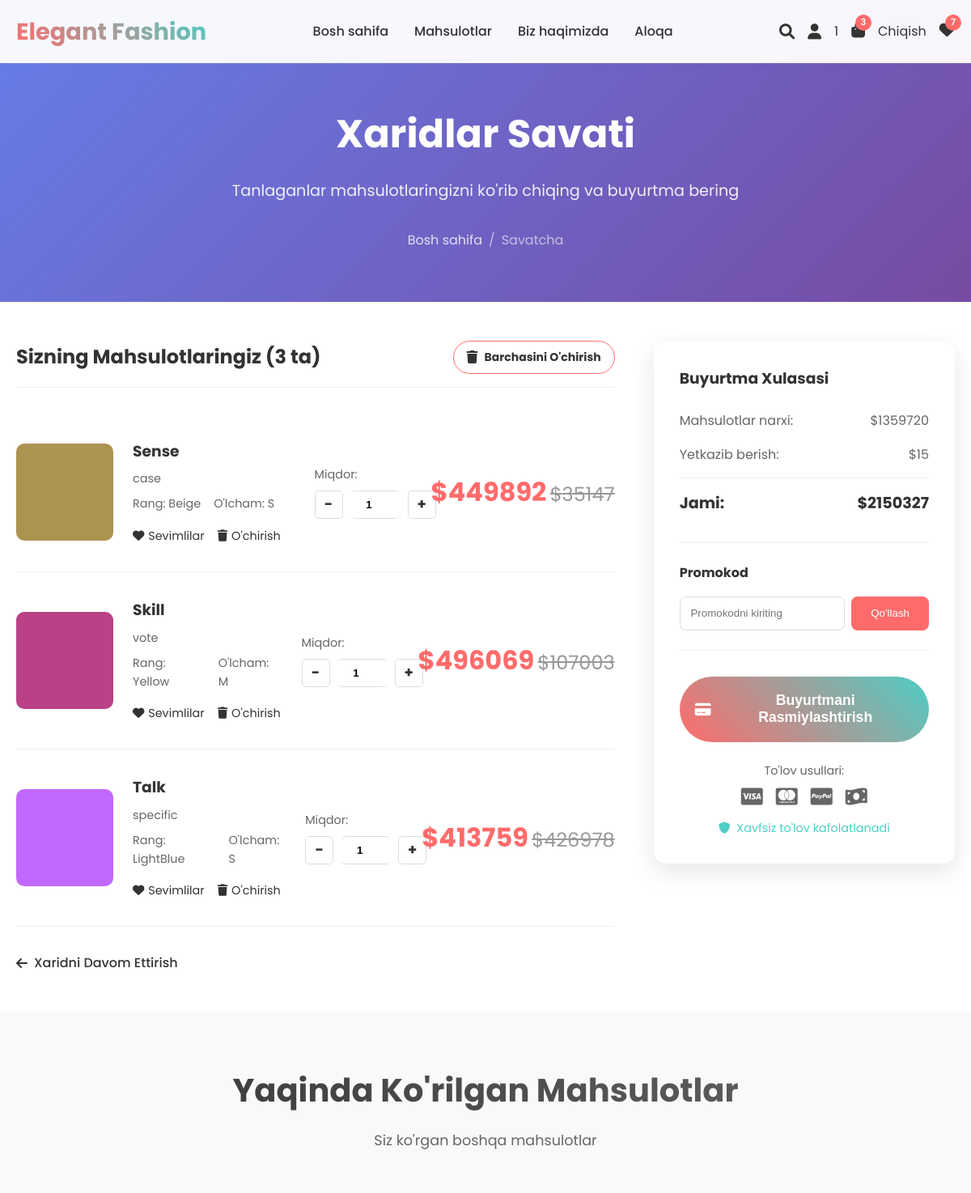
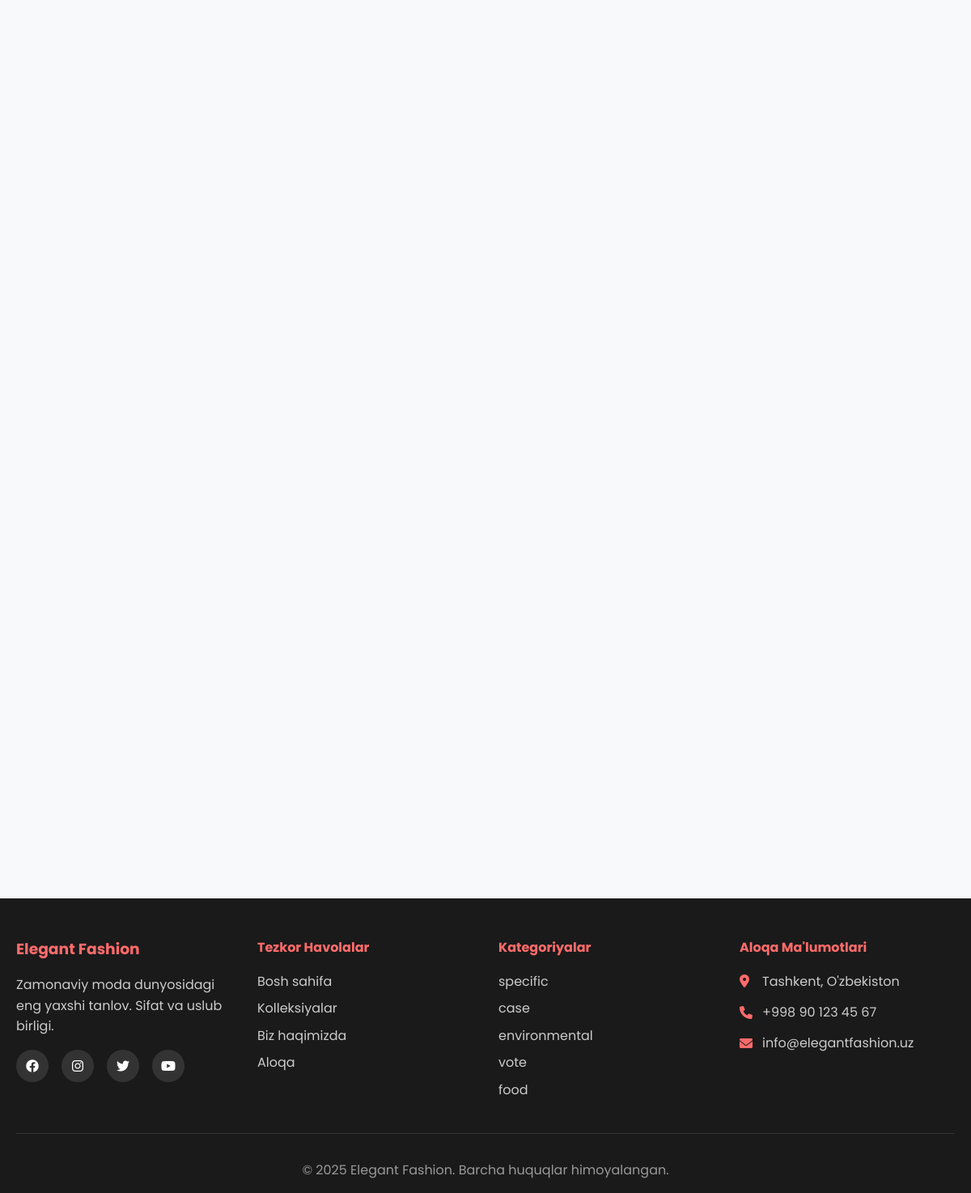
/cart (signed in), run on the app's committed database (2 pictures, top to bottom).
### home/models.py (models this page shows, shortened)
class Cart(models.Model):
    product = models.ForeignKey(Product, on_delete=models.CASCADE)
    user = models.ForeignKey('auth.User', on_delete=models.CASCADE)
    quantity = models.IntegerField(default=1)
    created_at = models.DateTimeField(auto_now_add=True)
    def get_total_price(self):
        return self.product.current_price * self.quantity
    def get_discount_amount(self):
        if self.product.old_price and self.product.old_price > 0:
            discount_per_item = self.product.old_price - self.product.current_price
            return discount_per_item * self.quantity
        return 0

class Product(models.Model):
    name = models.CharField(max_length=200)
    category = models.ForeignKey('Category', on_delete=models.CASCADE)
    description = models.TextField()
    current_price = models.IntegerField( blank=True, null=True)
    old_price = models.IntegerField( blank=True, null=True)
    main_image = models.ImageField(upload_to='')
    images = models.ManyToManyField('Images')
    grade = models.IntegerField(default=0)
    status = models.ForeignKey('Status', on_delete=models.CASCADE)
    count = models.IntegerField(default=0)
    colors = models.ManyToManyField('Colors')
    sizes = models.ManyToManyField('Sizes')
    materials = models.ForeignKey('Materials', on_delete=models.CASCADE, null=True)
    lengths = models.IntegerField(null=True, blank=True)
    producer = models.ForeignKey('Producer', on_delete=models.CASCADE, null=True)
    guarantee = models.IntegerField(null=True, blank=True)
    content = RichTextField(blank=True, null=True)
    top = models.BooleanField(default=False)

class Category(models.Model):
    name = models.CharField(max_length=100)
    description = models.TextField(null=True, blank=True)
    image = models.ImageField(upload_to='', null=True, blank=True)

class Colors(models.Model):
    name = models.CharField(max_length=50,null=True)
    code = models.CharField(max_length=7, null=True)

class Sizes(models.Model):
    name = models.CharField(max_length=50)

### home/views.py (the view)
# urls.py: path('cart', cart, name='cart'),
def cart(request):
    if request.user.is_authenticated:
        cart_items = Cart.objects.filter(user=request.user)
        subtotal = sum(item.get_total_price() for item in cart_items)
        total_discount = sum(item.get_discount_amount() for item in cart_items)
        shipping = 15
        final_total = subtotal - total_discount + shipping
        context = {
            'cart_items': cart_items,
            'subtotal': subtotal,
            'total_discount': total_discount,
            'shipping': shipping,
            'final_total': final_total,
        }
        return render(request, 'cart.html', context)
    else:
        return render(request, 'cart.html')

### templates/cart.html (shortened to what this page needs)
{% extends 'base.html' %}{% load static %} {% load tags %}
{% block content %}
    <section class="page-header">
        <div class="container">
            <div class="page-header-content">
                <h1>Xaridlar Savati</h1>
                <p>Tanlaganlar mahsulotlaringizni ko'rib chiqing va buyurtma bering</p>
                <nav class="breadcrumb">
                    <a href="{% url 'home' %}">Bosh sahifa</a>
                    <span>/</span>
                    <span>Savatcha</span>
                </nav>
            </div>
        </div>
    </section>
    <section class="cart-section">
        <div class="container">
            <div class="cart-content">
                <div class="cart-items">
                    <div class="cart-header">
                        <h2>Sizning Mahsulotlaringiz <span id="cartItemCount">({% if cart_items %}{{ cart_items.count }}{% else %}0{% endif %} ta)</span></h2>
                        <a href="{% url 'clear_cart' %}" class="clear-cart-btn" onclick="return confirm('Barcha mahsulotlarni o\'chirishga ishonchingiz komilmi? Bu amalni bekor qilib bo\'lmaydi!')">
                            <i class="fas fa-trash"></i>
                            Barchasini O'chirish
                        </a>
                    </div>
                    <div class="cart-items-list" id="cartItemsList">
                        {% if cart_items %}
                            {% for item in cart_items %}
                            <div class="cart-item" data-id="{{ item.id }}">
                                <div class="item-image">
                                    {% if item.product.main_image %}
                                        <img src="{{ item.product.main_image.url }}" alt="{{ item.product.name }}">
                                    {% else %}
                                        <div class="placeholder-product product1"></div>
                                    {% endif %}
                                </div>
                                <div class="item-details">
                                    <h3 class="item-name">{{ item.product.name }}</h3>
                                    <p class="item-category">{{ item.product.category.name }}</p>
                                    <div class="item-options">
                                        {% if item.product.colors.all %}
                                            <span>Rang: {{ item.product.colors.all.0.name }}</span>
                                        {% endif %}
                                        {% if item.product.sizes.all %}
                                            <span>O'lcham: {{ item.product.sizes.all.0.name }}</span>
                                        {% endif %}
                                    </div>
                                    <div class="item-actions">
                                        <a href="{% url 'likes' %}" class="action-link wishlist">
                                            <i class="fas fa-heart"></i>
                                            Sevimlilar
                                        </a>
                                        <a href="{% url 'remove_from_cart' item.id %}" class="action-link remove" onclick="return confirm('Mahsulotni o\'chirishga ishonchingiz komilmi?')">
                                            <i class="fas fa-trash"></i>
                                            O'chirish
                                        </a>
                                    </div>
                                </div>
                                <div class="item-quantity">
                                    <label>Miqdor:</label>
                                    <div class="quantity-control">
                                        <a href="{% url 'decrease_cart_quantity' item.id %}" class="qty-btn minus">-</a>
                                        <input type="number" value="{{ item.quantity }}" min="1" class="quantity-input" readonly>
                                        <a href="{% url 'increase_cart_quantity' item.id %}" class="qty-btn plus">+</a>
                                    </div>
                                </div>
                                <div class="item-price">
                                    <span class="current-price">${{ item.product.current_price }}</span>
                                    {% if item.product.old_price %}
                                        <span class="old-price">${{ item.product.old_price }}</span>
                                    {% endif %}
                                </div>
                            </div>
                            {% endfor %}
                        {% else %}
                            <div class="empty-cart-message">
                                <p>Savatingiz bo'sh</p>
                            </div>
                        {% endif %}
                    </div>
                    <div class="continue-shopping">
                        <a href="{% url 'product' %}" class="continue-btn">
                            <i class="fas fa-arrow-left"></i>
                            Xaridni Davom Ettirish
                        </a>
                    </div>
                </div>
                <div class="cart-summary">
                    <div class="summary-card">
                        <h3>Buyurtma Xulasasi</h3>
                        <div class="summary-line">
                            <span>Mahsulotlar narxi:</span>
                            <span id="subtotal">${{ subtotal|default:0 }}</span>
                        </div>
                        <div class="summary-line">
                            <span>Yetkazib berish:</span>
                            <span id="shipping">${{ shipping }}</span>
                        </div>
                        <div class="summary-line total">
                            <span>Jami:</span>
                            <span id="total">${{ final_total|default:shipping }}</span>
                        </div>
                        <div class="promo-section">
                            <h4>Promokod</h4>
                            <div class="promo-input">
                                <input type="text" placeholder="Promokodni kiriting" id="promoCode">
                                <button class="apply-promo-btn">Qo'llash</button>
                            </div>
                        </div>
                        <button class="checkout-btn">
                            <i class="fas fa-credit-card"></i>
                            Buyurtmani Rasmiylashtirish
                        </button>
                        <div class="payment-methods">
                            <span>To'lov usullari:</span>
                            <div class="payment-icons">
                                <i class="fab fa-cc-visa"></i>
                                <i class="fab fa-cc-mastercard"></i>
                                <i class="fab fa-cc-paypal"></i>
                                <i class="fas fa-money-bill-wave"></i>
                            </div>
                        </div>
                        <div class="security-info">
                            <i class="fas fa-shield-alt"></i>
                            <span>Xavfsiz to'lov kafolatlanadi</span>
                        </div>
                    </div>
                </div>
            </div>
        </div>
    </section>
    <section class="recently-viewed">
        <div class="container">
            <div class="section-header">
                <h2>Yaqinda Ko'rilgan Mahsulotlar</h2>
                <p>Siz ko'rgan boshqa mahsulotlar</p>
            </div>
            <div class="products-grid">
            </div>
        </div>
    </section>
 {% endblock %}

### templates/base.html (shortened to what this page needs)
{% load static %} {% load tags %}
<!DOCTYPE html>
<html lang="uz">
<head>
    <link rel="stylesheet" href="{% static 'css/style.css' %}">
    <link rel="stylesheet" href="{% static 'css/additional-styles.css' %}">
    <link rel="stylesheet" href="https://cdnjs.cloudflare.com/ajax/libs/font-awesome/6.0.0/css/all.min.css">
</head>
<body>
    <header class="header">
        <nav class="navbar">
            <div class="nav-container">
                <div class="nav-logo">
                    <h2>Elegant Fashion</h2>
                </div>
                <ul class="nav-menu">
                    <li class="nav-item">
                        <a href="{% url 'home' %}" class="nav-link">Bosh sahifa</a>
                    </li>
                    <li class="nav-item">
                        <a href="{% url 'product' %}" class="nav-link">Mahsulotlar</a>
                    </li>
                    <li class="nav-item">
                        <a href="{% url 'about' %}" class="nav-link">Biz haqimizda</a>
                    </li>
                    <li class="nav-item">
                        <a href="{% url 'contact' %}" class="nav-link">Aloqa</a>
                    </li>
                </ul>
                <div class="nav-icons">
                    <i class="fas fa-search"></i>
                    {% if user.is_authenticated %}
                    <i class="fas fa-user"></i> {{ request.user.username }}
                    <a href="{% url 'cart' %}" class="cart-link">
                        <i class="fas fa-shopping-bag"></i>
                        <span class="cart-count">{{ request.user|cart_count }}</span>
                    </a>
                    <a href="{% url 'logout' %}" class="cart-link">
                        Chiqish
                    </a>
                    <a href="{% url 'likes' %}" class="cart-link"><i class="fas fa-heart"></i> <span class="cart-count">{{ request.user|likes_count }}</span></a>
                    {% else %}
                    <a href="{% url 'login' %}"><i class="fas fa-user"></i></a>
                    {% endif %}
                </div>
            </div>
        </nav>
    </header>
    {% block content %}
    {% endblock %}
    <footer id="contact" class="footer">
        <div class="container">
            <div class="footer-content">
                <div class="footer-section">
                    <h3>Elegant Fashion</h3>
                    <p>Zamonaviy moda dunyosidagi eng yaxshi tanlov. Sifat va uslub birligi.</p>
                    <div class="social-links">
                        <a href="#"><i class="fab fa-facebook"></i></a>
                        <a href="#"><i class="fab fa-instagram"></i></a>
                        <a href="#"><i class="fab fa-twitter"></i></a>
                        <a href="#"><i class="fab fa-youtube"></i></a>
                    </div>
                </div>
                <div class="footer-section">
                    <h4>Tezkor Havolalar</h4>
                    <ul>
                        <li><a href="{% url 'home' %}">Bosh sahifa</a></li>
                        <li><a href="{% url 'product' %}">Kolleksiyalar</a></li>
                        <li><a href="{% url 'about' %}">Biz haqimizda</a></li>
                        <li><a href="{% url 'contact' %}">Aloqa</a></li>
                    </ul>
                </div>
                <div class="footer-section">
                    <h4>Kategoriyalar</h4>
                    <ul>
                        {% for category in request.user|categories %}
                        <li><a href="{% url 'product' %}?category={{ category.id }}">{{ category.name }}</a></li>
                        {% endfor %}
                    </ul>
                </div>
                <div class="footer-section">
                    <h4>Aloqa Ma'lumotlari</h4>
                    <div class="contact-info">
                        <p><i class="fas fa-map-marker-alt"></i> Tashkent, O'zbekiston</p>
                        <p><i class="fas fa-phone"></i> +998 90 123 45 67</p>
                        <p><i class="fas fa-envelope"></i> info@elegantfashion.uz</p>
                    </div>
                </div>
            </div>
            <div class="footer-bottom">
                <p>&copy; 2025 Elegant Fashion. Barcha huquqlar himoyalangan.</p>
            </div>
        </div>
    </footer>
</body>
</html>

### data on the page
Cart: product.main_image (picture), product.name "Sense", product.category.name "case", product.colors.all.0.name "Beige", product.sizes.all.0.name "S", quantity "1", product.current_price "449892", product.old_price "35147"
Cart: product.main_image (picture), product.name "Skill", product.category.name "vote", product.colors.all.0.name "Yellow", product.sizes.all.0.name "M", quantity "1", product.current_price "496069", product.old_price "107003"
Cart: product.main_image (picture), product.name "Talk", product.category.name "specific", product.colors.all.0.name "LightBlue", product.sizes.all.0.name "S", quantity "1", product.current_price "413759", product.old_price "426978"
Category: name "specific"
Category: name "case"
Category: name "environmental"
Category: name "vote"
Category: name "food"

### other printed values
{{ request.user.username }} "1"
{{ request.user|cart_count }} "3"
{{ request.user|likes_count }} "7"
{{ cart_items.count }} "3"
{{ subtotal|default:0 }} "1359720"
{{ shipping }} "15"
{{ final_total|default:shipping }} "2150327"
